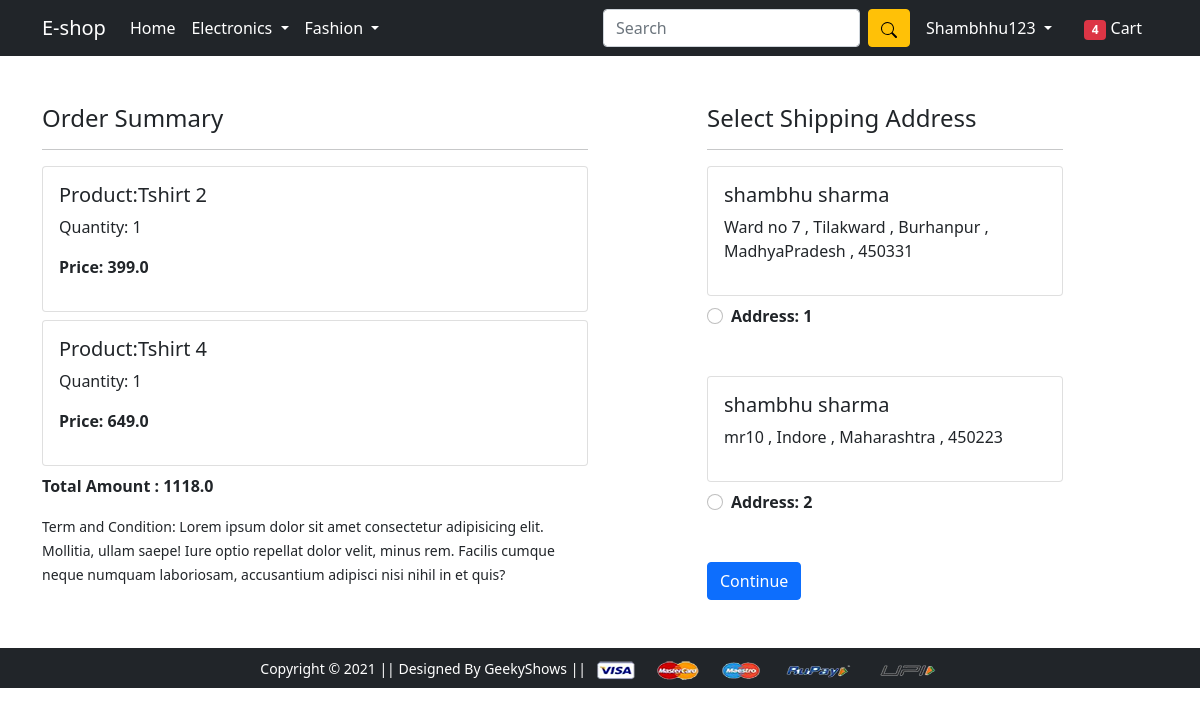
Screenshot of /checkout/ (signed in) with the database file from the repository.
### app/models.py (models this page shows, shortened)
class Cart(models.Model):
    user = models.ForeignKey(User,on_delete=models.CASCADE)
    product = models.ForeignKey(Product,on_delete=models.CASCADE)
    quantity = models.PositiveIntegerField(default=1)
    @property
    def total_cost(self):
        return self.quantity * self.product.selling_price

class Product(models.Model):
    title = models.CharField(max_length=100)
    selling_price = models.FloatField()
    discounted_price = models.FloatField()
    description = models.TextField()
    brand = models.CharField(max_length=100)
    category = models.CharField(choices=CATEGORY_CHOICES,max_length=2)
    product_image = models.ImageField(upload_to='productimg')

class Customer(models.Model):
    user = models.ForeignKey(User,on_delete=models.CASCADE)
    name = models.CharField(max_length=200)
    locality = models.CharField(max_length=200)
    city = models.CharField(max_length=50)
    zipcode = models.IntegerField()
    state  = models.CharField(choices=STATE_CHOICES,max_length=50)

### app/views.py (the view)
# urls.py: path('checkout/', views.checkout, name='checkout'),
@login_required
def checkout(request):
  user = request.user
  add  = Customer.objects.filter(user=user)
  cart_items = Cart.objects.filter(user=user)
  amount =0.0
  shipping_amount =70.0
  totalamount =0.0
  cart_product = [p for p in Cart.objects.all() if p.user == user]
  if cart_product:
    for p in cart_product:
      tempamount = (p.quantity*p.product.selling_price)
      amount += tempamount
      totalamount = amount + shipping_amount
  return render(request, 'app/checkout.html',{'add':add,'totalamount':totalamount,'cart_items':cart_items})

### app/templates/app/checkout.html (shortened to what this page needs)
{% extends 'app/base.html' %}
{% load static %}
{% block main-content %}
<div class="container">
 <div class="row mt-5">
  <div class="col-sm-6">
    <h4>Order Summary</h4>
    <hr>
    {% for item in cart_items %}
      <div class="card mb-2">
        <div class="card-body">
          <h5>Product:{{item.product.title}} </h5>
          <p>Quantity: {{item.quantity}} </p>
          <p class="fw-bold">Price: {{item.total_cost}}</p>
        </div>
      </div>
     {% endfor %}
    <p class="fw-bold">Total Amount : {{totalamount}}</p>
    <small>Term and Condition: Lorem ipsum dolor sit amet consectetur adipisicing elit. Mollitia, ullam saepe! Iure optio repellat dolor velit, minus rem. Facilis cumque neque numquam laboriosam, accusantium adipisci nisi nihil in et quis?</small>
  </div>
  <div class="col-sm-4 offset-sm-1">
    <h4>Select Shipping Address</h4>
    <hr>
    <form action="/paymentdone">
      {% for ad in add %}
      <div class="card">
        <div class="card-body">
        <h5>{{ad.name}}</h5>
        <p>{{ad.locality}} , {{ad.city}} , {{ad.state}} , {{ad.zipcode}}</p>
        </div>
      </div>
        <div class="form-check mt-2 mb-5">
          <input class="form-check-input" name="custid" id="custadd{{forloop.counter}}" type="radio" value="{{ad.id}}">
          <label class="form-check-label fw-bold" for="">
            Address: {{forloop.counter}} </label>
        </div>
        {% endfor %}
        <div class="text-start">
         <a href="{% url 'buynow' %}" class="btn btn-primary">Continue</a>
        </div>
      </form>
    </div>
  </div>
</div>
{% endblock main-content %}

### app/templates/app/base.html (shortened to what this page needs)
<!doctype html>
{% load static %}
<html lang="en">
  <head>
    <link href="https://cdn.jsdelivr.net/npm/bootstrap@5.0.0-beta1/dist/css/bootstrap.min.css" rel="stylesheet">
    <link rel="stylesheet" href="{% static 'app/css/owl.carousel.min.css' %}">
    <link rel="stylesheet" href="{% static 'app/css/all.min.css' %}">
    <link rel="stylesheet" href="{% static 'app/css/style.css' %}">
  </head>
  <body>
    <nav class="navbar navbar-expand-lg navbar-dark bg-dark">
     <div class="container">
       <a class="navbar-brand" href="/">E-shop</a>
       <div class="collapse navbar-collapse" id="navbarSupportedContent">
         <ul class="navbar-nav me-auto mb-2 mb-lg-0">
           <li class="nav-item">
             <a class="nav-link active" aria-current="page" href="/">Home</a>
           </li>
           <li class="nav-item dropdown">
             <a class="nav-link dropdown-toggle text-white" href="#" id="electronicsDropdown" role="button" data-bs-toggle="dropdown" aria-expanded="false">
               Electronics
             </a>
           </li>
           <li class="nav-item dropdown">
             <a class="nav-link dropdown-toggle text-white" href="#" id="fashionDropdown" role="button" data-bs-toggle="dropdown" aria-expanded="false">
               Fashion
             </a>
           </li>
         </ul>
         <form class="d-flex">
           <input class="form-control me-2" type="search" placeholder="Search" aria-label="Search">
           <button class="btn btn-warning" type="submit">
           </button>
         </form>
         <div>
          <ul class="navbar-nav me-auto mb-2 mb-lg-0">
            {% if request.user.is_authenticated %}
           <li class="nav-item dropdown mx-2">
              <a class="nav-link dropdown-toggle text-white" href="#" id="profileDropdown" role="button" data-bs-toggle="dropdown" aria-expanded="false">
                {{request.user|title}}
              </a>
            </li>
            <li class="nav-item mx-2">
             <a href="{% url 'showcart' %}" class="nav-link text-white"><span popid="" class="badge bg-danger">4</span> Cart </a>
            </li>
           {%endif%}
          </ul>
         </div>
       </div>
     </div>
    </nav>
    {% block main-content %} {% endblock main-content %}
    <footer class="container-fluid bg-dark text-center p-2 mt-5">
        <small class="text-white">Copyright &copy; 2021 || Designed By GeekyShows || </small>
        <img src="{% static 'app/images/payment.png' %}" alt="" srcset="" class="img-fluid" height="2px">
    </footer>
  </body>
</html>

### rows the page displays
Cart: product "Tshirt 2", quantity "1", total_cost "399.0"
Cart: product "Tshirt 4", quantity "1", total_cost "649.0"
Customer: name "shambhu sharma", locality "Ward no 7 , Tilakward", city "Burhanpur", state "MadhyaPradesh", zipcode "450331"
Customer: name "shambhu sharma", locality "mr10", city "Indore", state "Maharashtra", zipcode "450223"

### other values shown
{{ request.user|title }} "Shambhhu123"
{{ totalamount }} "1118.0"
